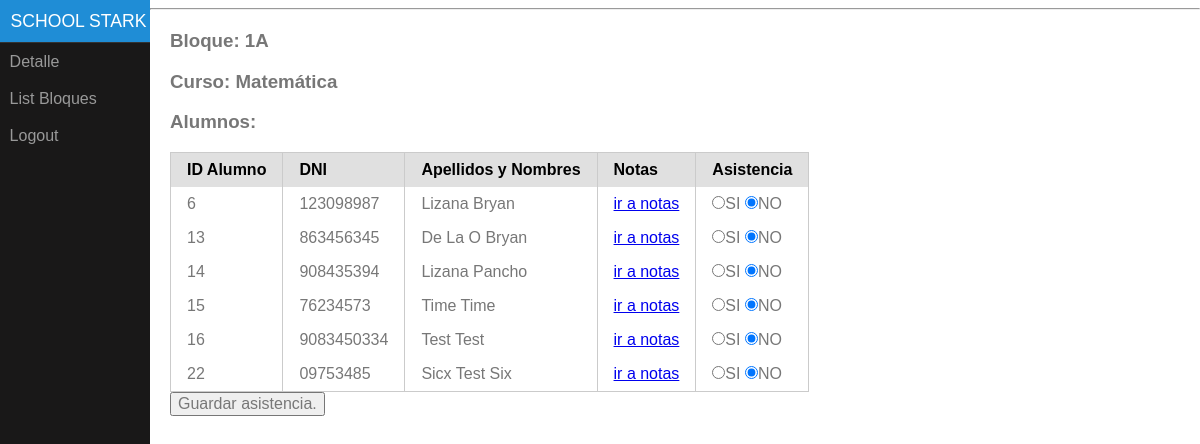
Screenshot of /docente/curso/5/ (signed in) with the database file from the repository.
### tables this page shows
CREATE TABLE `menu` (
  `id_menu` int(11) NOT NULL,
  `code_menu` varchar(100) NOT NULL,
  `type_us` varchar(30) NOT NULL,
  `name` varchar(255) DEFAULT NULL
);

CREATE TABLE `bloque_curso_docente` (
  `id_bloquecursodocente` int(11) NOT NULL,
  `id_bloque` int(11) NOT NULL,
  `id_curso` int(11) NOT NULL,
  `id_user_docente` int(11) NOT NULL,
  `dia` varchar(20) NOT NULL
);

CREATE TABLE `bloques` (
  `id_bloque` int(11) NOT NULL,
  `code` varchar(30) NOT NULL,
  `seccion` varchar(30) NOT NULL,
  `grado` varchar(10) NOT NULL,
  `status` varchar(10) NOT NULL DEFAULT 'ACTIVO',
  `num_max_vacante` int(11) DEFAULT NULL,
  `num_actual_alu` int(11) DEFAULT '0'
);

CREATE TABLE `cursos` (
  `id_curso` int(11) NOT NULL,
  `name` varchar(50) NOT NULL,
  `description` longtext
);

CREATE TABLE `alumno_control` (
  `id_alumno_control` int(11) NOT NULL,
  `id_user_alumno` int(11) NOT NULL,
  `id_user_docente` int(11) NOT NULL,
  `id_curso` int(11) NOT NULL,
  `id_bloque` int(11) NOT NULL,
  `status` varchar(20) NOT NULL
);

CREATE TABLE `users` (
  `id_user` int(11) NOT NULL,
  `name` varchar(30) NOT NULL,
  `last_name` varchar(30) NOT NULL,
  `code` varchar(30) NOT NULL,
  `status` varchar(10) NOT NULL DEFAULT 'ACTIVO',
  `email` varchar(50) DEFAULT NULL,
  `phone` varchar(20) DEFAULT NULL,
  `password` varchar(30) NOT NULL,
  `type_us` varchar(20) NOT NULL
);

### models/conexion.php (called while the page is built, shortened)
<?php
class DB
{
    private $host = "localhost";
    private $user_server = "root";
    private $pass_server = "";
    private $name_database = "db_school_stark";
    private $db;
    function __construct()
    {
        try {
         $this->db = new PDO('mysql:host='.$this->host.';dbname='.$this->name_database.'', $this->user_server, $this->pass_server);
        } catch (PDOException $e) {
            echo '<pre>'; var_dump( $e ); echo '</pre>'; die;
            die();
        } catch (Exception $e) {
            echo '<pre>'; var_dump( $e ); echo '</pre>'; die;
        die();
        }
    }
    public function query($sql_prepare,$array_data = null,$type = "ALL")
    {
        $prepare =    $this->db->prepare($sql_prepare);
        $prepare->execute($array_data);
       switch ($type) {
           case 'ALL':
                $datalist =   $prepare->fetchAll();
               break;
           default:
              $datalist =   $prepare->fetch();
               break;
       }
        return $datalist;
    }
}
$db_class = new DB();

### models/users.php (called while the page is built, shortened)
<?php
require_once('conexion.php');
class Users
{
    public $type_us = null;
    public function list_nav()
    {
        global $db_class;
       $data = array(':type_us' => $this->type_us );
       $data_list =  $db_class->query("SELECT name,code_menu FROM menu where type_us = :type_us",$data);
       return $data_list;
    }
}

### models/bloque_curso_docente.php (called while the page is built, shortened)
<?php
require_once(ROOT.'/models/conexion.php');
class BloqueCursoDocente
{
    public $id_bloquecursodocente;
    private function validate($value)
    {
       if (is_numeric($value) && $value != '0') {
          return true;
       }else {
           return false;
       }
    }
    public function list_bloquecursodocente()
    {
        global $db_class;
       if (self::validate($this->id_bloquecursodocente)) {
            $data = array(':id_bloquecursodocente' => $this->id_bloquecursodocente );
            $sql = "SELECT c.description , b.code ,b.id_bloque,bcd.id_user_docente,c.id_curso FROM bloque_curso_docente as bcd
                     inner join bloques as b  on bcd.id_bloque = b.id_bloque
                     inner join cursos as c  on c.id_curso = bcd.id_curso
                       where id_bloquecursodocente =:id_bloquecursodocente";
          $r = $db_class->query($sql,$data,'ROW');
          return $r;
       }
    }
}

### models/alumno_control.php (called while the page is built, shortened)
<?php
require_once(ROOT.'/models/conexion.php');
class AlumnoControl
{
    public $id_user_docente;
    public $id_curso;
    public $id_bloque;
    public function list_alumno_by_curso()
    {
        global $db_class;
        if (self::validate($this->id_curso) && self::validate($this->id_bloque)  && self::validate($this->id_user_docente) ) {
            $data = array(':id_bloque' => $this->id_bloque ,':id_curso' => $this->id_curso ,':id_user_docente' => $this->id_user_docente );
           $sql = "SELECT * FROM alumno_control as ac inner join users as u on ac.id_user_alumno = u.id_user where id_bloque = :id_bloque and id_curso = :id_curso and id_user_docente = :id_user_docente and u.status = 'ACTIVO' ";
           $r = $db_class->query($sql,$data);
           return $r;
        }
    }
    private function validate($numeric)
    {
        if (is_numeric($numeric)  && $numeric > 0 ) {
            return true;
        }else {
            return false;
        }
    }
}

### views/docente/curso.php (the view, shortened to what this page needs)
<?php require_once('../../models/bloque_curso_docente.php') ?>
<?php require_once('../../models/alumno_control.php') ?>
<?php
$bloque_curso_docente =  new BloqueCursoDocente();
$bloque_curso_docente->id_bloquecursodocente = $_GET['id'];
$detail_data = $bloque_curso_docente->list_bloquecursodocente();
$alumno_control = new AlumnoControl();
$alumno_control->id_bloque = $detail_data['id_bloque'] ;
$alumno_control->id_curso = $detail_data['id_curso'] ;
$alumno_control->id_user_docente = $_SESSION['user']['ID'] ;
$data_alumno = $alumno_control->list_alumno_by_curso();
foreach ($data_alumno  as $alumno) {
    $string_ids[] = $alumno['id_alumno_control'];
}
if (count($string_ids) > 0) {
     $ids_asistencias = array('0' );
}
 ?>
<div class="main">
    <h3>Bloque: <?php echo $detail_data['code'] ?></h3>
    <h3>Curso:  <?php echo $detail_data['description'] ?></h3>
    <h3>Alumnos:</h3>
    <form method="POST">
    <table class="pure-table">
        <thead>
            <th>ID Alumno</th>
            <th>DNI</th>
            <th>Apellidos y Nombres</th>
            <th>Notas</th>
            <th>Asistencia</th>
        </thead>
        <tbody>
        <?php foreach ($data_alumno as $alumno): ?>
            <tr>
                <td><?php echo $alumno['id_user_alumno'] ?></td>
                <td><?php echo $alumno['code'] ?></td>
                <td><?php  echo $alumno['last_name'] ?> <?php  echo $alumno['name'] ?></td>
                <td><a href="/<?php echo strtolower($_SESSION['user']['type_us']) ?>/alumno/<?php echo $alumno['id_alumno_control'] ?>/">ir a notas</a></td>
                <td>
                    <?php
                        if (in_array($alumno['id_alumno_control'],$ids_asistencias) ) {
                            $checked_si = 'checked';
                            $checked_no = '';
                        }else {
                            $checked_si = '';
                            $checked_no = 'checked';
                        }
                     ?>
                   <label for="<?php echo $alumno['id_alumno_control'] ?>_A" class="pure-checkbox">
                    <input id="<?php echo $alumno['id_alumno_control'] ?>_A" type="radio" value="1" name="alumno_control[<?php echo $alumno['id_alumno_control'] ?>]" <?php echo $checked_si ?>  >SI
                   </label>
                   <label for="<?php echo $alumno['id_alumno_control'] ?>_B" class="pure-checkbox">
                    <input id="<?php echo $alumno['id_alumno_control'] ?>_B" type="radio" value="0" name="alumno_control[<?php echo $alumno['id_alumno_control'] ?>]" <?php echo $checked_no ?>  >NO
                   </label>
                </td>
            </tr>
        <?php endforeach ?>
        </tbody>
    </table>
    <input type="submit" name="" value="Guardar asistencia.">
    </form>
</div>

### views/templates/nav.php (shortened to what this page needs)
<div id="menu">
    <div class="pure-menu">
        <a class="pure-menu-heading" href="<?php echo '/'.strtolower($_SESSION['user']['type_us']).'/' ?>">School Stark</a>
        <ul class="pure-menu-list">
            <?php
                $user =  new Users();
                $user->type_us =  $_SESSION['user']['type_us'];
                $list_nav = $user->list_nav();
             ?>
             <?php foreach ($list_nav as $nav):  ?>
             <?php $url_nav = '/'.strtolower($_SESSION['user']['type_us']).'/'.$nav['code_menu'].'/' ; ?>
                <li class="pure-menu-item"><a href="<?php echo $url_nav ?>" class="pure-menu-link"><?php echo  $nav['name'] ?></a></li>
             <?php endforeach ?>
                <li class="pure-menu-item"><a href="/logout/" class="pure-menu-link">Logout</a></li>
        </ul>
    </div>
</div>

### views/assets/css/pure.css (style rules this page uses)
.pure-table,table { border-collapse:collapse;border-spacing:0 }
html { font-family:sans-serif;-ms-text-size-adjust:100%;-webkit-text-size-adjust:100% }
body { margin:0 }
a { background-color:transparent }
button,input,optgroup,select,textarea { color:inherit;font:inherit;margin:0 }
.pure-button,input { line-height:normal }
button,html input[type=button],input[type=reset],input[type=submit] { -webkit-appearance:button;cursor:pointer }
input[type=checkbox],input[type=radio] { box-sizing:border-box;padding:0 }
.pure-button,.pure-form input:not([type]),.pure-menu { box-sizing:border-box }
legend,td,th { padding:0 }
.pure-menu-item,.pure-menu-list { position:relative }
.pure-menu-list { list-style:none;margin:0;padding:0 }
.pure-menu-item { padding:0;margin:0;height:100% }
.pure-menu-heading,.pure-menu-link { display:block;text-decoration:none;white-space:nowrap }
.pure-menu-heading { text-transform:uppercase;color:#565d64 }
.pure-menu-link { color:#777 }
.pure-menu-disabled,.pure-menu-heading,.pure-menu-link { padding:.5em 1em }
.pure-table { empty-cells:show;border:1px solid #cbcbcb }
.pure-table td,.pure-table th { border-left:1px solid #cbcbcb;border-width:0 0 0 1px;font-size:inherit;margin:0;overflow:visible;padding:.5em 1em }
.pure-table td:first-child,.pure-table th:first-child { border-left-width:0 }
.pure-table thead { background-color:#e0e0e0;color:#000;text-align:left;vertical-align:bottom }
.pure-table td { background-color:transparent }

### views/assets/css/main.css (style rules this page uses)
body { color: #777; }
.main { margin: 20px; }
#layout, #menu, .menu-link { -webkit-transition: all 0.2s ease-out; -moz-transition: all 0.2s ease-out; -ms-transition: all 0.2s ease-out; -o-transition: all 0.2s ease-out; transition: all 0.2s ease-out; }
#menu { margin-left: -150px; width: 150px; position: fixed; top: 0; left: 0; bottom: 0; z-index: 1000; background: #191818; overflow-y: auto; -webkit-overflow-scrolling: touch; }
#menu a { color: #999; border: none; padding: 0.6em 0 0.6em 0.6em; }
#menu .pure-menu, #menu .pure-menu ul { border: none; background: transparent; }
#menu .pure-menu ul, #menu .pure-menu .menu-item-divided { border-top: 1px solid #333; }
#menu .pure-menu-selected, #menu .pure-menu-heading { background: #1f8dd6; }
#menu .pure-menu-heading { font-size: 110%; color: #fff; margin: 0; }
@media (min-width: 48em) { #menu { left: 150px; } }

### rows the page displays
menu: name "Detalle"
menu: name "List Bloques"
bloque_curso_docente: id_bloque.code "1A", id_curso.description "Matemática"
alumno_control: id_user_alumno "6", id_user_alumno.code "123098987", id_user_alumno.last_name "Lizana", id_user_alumno.name "Bryan"
alumno_control: id_user_alumno "13", id_user_alumno.code "863456345", id_user_alumno.last_name "De La O", id_user_alumno.name "Bryan"
alumno_control: id_user_alumno "14", id_user_alumno.code "908435394", id_user_alumno.last_name "Lizana", id_user_alumno.name "Pancho"
alumno_control: id_user_alumno "15", id_user_alumno.code "76234573", id_user_alumno.last_name "Time", id_user_alumno.name "Time"
alumno_control: id_user_alumno "16", id_user_alumno.code "9083450334", id_user_alumno.last_name "Test", id_user_alumno.name "Test"
alumno_control: id_user_alumno "22", id_user_alumno.code "09753485", id_user_alumno.last_name "Sicx", id_user_alumno.name "Test Six"
